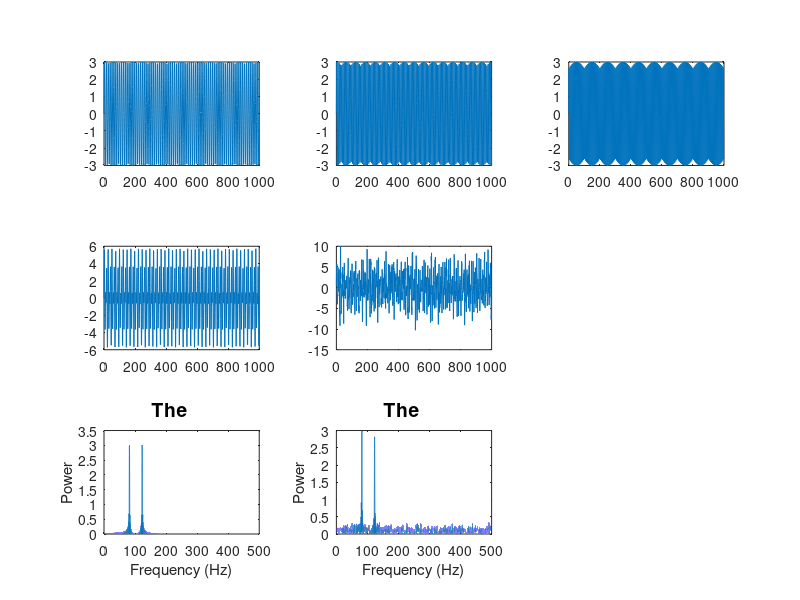

Source code (MATLAB):
%add graphics toolkit
%graphics_toolkit fltk

%close all figures currently open


%sampling rate
%this must be at least twice as big
%as the largest frequency component     
S = 1000; 

%width or resulotion of sample rate
dt = 1/S;     

%duration of sample (milliseconds)
L = 1000;  % or call it 'T'   

%time array -- or equivalently t = (0:L-1)*dt;
t = linspace(0,dt*(L-1),S);

%Nyquest sampling thereom
Ns=S/2;

%frequency (Hz)
f1 = 82;     
f2 = 123;
f3 = 165;

%amplitude
A1 = 3;  
A2 = 3;
A3 = 3;

%signals
s1 = A1*sin(2*pi*f1*t);
s2 = A2*sin(2*pi*f2*t);
s3 = A3*sin(2*pi*f3*t);


%generate random noise
noise = 2*randn(size(t));    

%add all the signals
all_signals = s1 + s2 + noise;
s1s2s3 = s1 + s2 ;

%get next nearest power of two
NFFT = 2^nextpow2(L*S);

%take FFT of summed up signals and normalize
transform1 = fft(s1s2s3,NFFT)/L;
transform2 = fft(all_signals,NFFT)/L;

%generate x-axis both time and freq domains, td is time domain and fd is frequency domain
td_xaxis = S*t;
fd_xaxis = linspace(0,Ns,NFFT/2+1);
%fd_xaxis = linspace(0,Ns,NFFT);

 
%%%% generate all plots below%%%%
figure;
subplot(3,3,1);
plot(td_xaxis,s1);
subplot(3,3,2);
plot(td_xaxis,s2);
subplot(3,3,3);
plot(td_xaxis,s3);
subplot(3,3,4);
plot(td_xaxis,s1s2s3);
subplot(3,3,5);
plot(td_xaxis,all_signals);


subplot(3,3,7);
plot(fd_xaxis,2*abs(transform1(1:NFFT/2+1)));
xlim([0 500]);
%plot(fd_xaxis,2*abs(transform1));
title('The     ','fontsize',14,'fontweight', 'b');
xlabel('Frequency (Hz)'); ylabel('Power');



subplot(3,3,8);
plot(fd_xaxis,2*abs(transform2(1:NFFT/2+1)));
%plot(fd_xaxis,2*abs(transform2));
title('The     ','fontsize',14,'fontweight', 'b');
xlabel('Frequency (Hz)'); ylabel('Power');
